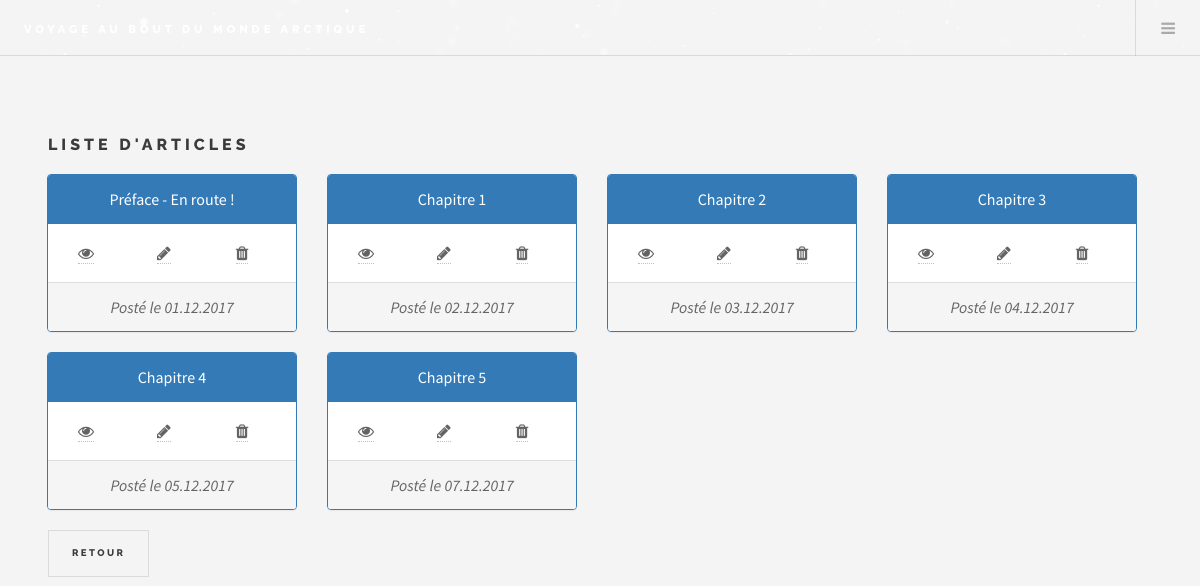
The page /index.php?backend=listPosts (signed in) on the database its author committed.
### tables this page shows
CREATE TABLE `posts` (
  `id` int(11) NOT NULL,
  `title` varchar(255) NOT NULL,
  `content` text NOT NULL,
  `post_date` datetime NOT NULL
);

### controllers/controller.php (called while the page is built, shortened)
<?php
function isConnect()
{
    return isset($_SESSION['administrateur']);
}
function backendListPosts()
{
    $postsManager = new PostManager();
    $posts = $postsManager->getPosts();
    require('views/backend/listPostsView.php');
}

### models/Manager.php (called while the page is built)
<?php
class Manager
{
    protected function dbConnect()
    {
        try {
            $db = new PDO('mysql:host=localhost;dbname=projet_3;charset=utf8','root','Commercy1411');
            return $db;
        } catch (\Exception $e) {
            die('Erreur :' . $e->getMessage());
        }
    }
}

### models/PostManager.php (called while the page is built, shortened)
<?php
class PostManager extends Manager
{
    private $db;
    public function __construct()
    {
        $this->db = $this->dbConnect();
    }
    public function getPosts()
    {
        $posts = [];
        $req = $this->db->query('SELECT id, title, content, DATE_FORMAT(post_date, \'%d.%m.%Y\')AS postDate FROM posts ORDER BY postDate');
        while ($data = $req->fetch(\PDO::FETCH_ASSOC)) {
            $posts[] = new Post($data);
        }
        return $posts;
    }
}

### models/Hydrating.php (called while the page is built, shortened)
<?php
abstract class Hydrating
{
    public function hydrate(array $data)
    {
        foreach ($data as $key => $value) {
            $method = 'set' . ucfirst($key);
        }
    }
}

### models/Post.php (called while the page is built, shortened)
<?php
class Post extends Hydrating
{
    private $id;
    private $title;
    private $postDate;
    public function getId()
    {
        return $this->id;
    }
    public function setId($id)
    {
        $id = (int) $id;
        if ($id > 0) {
            $this->id = $id;
        }
    }
    public function getTitle()
    {
        return $this->title;
    }
    public function setTitle($title)
    {
        $title = (string) $title;
        $this->title = $title;
    }
    public function setContent($content)
    {
        $content = (string) htmlspecialchars_decode($content);
    }
    public function getPostDate()
    {
        return $this->postDate;
    }
    public function setPostDate($date)
    {
        $date = (string) $date;
        $this->postDate = $date;
    }
}

### views/backend/listPostsView.php (the view, shortened to what this page needs)
<?php
include('views/template/headerBackend.php');
if(!isset($_SESSION['administrateur'])) {
    header('Location: index.php');
} else {
;?>
                <div id="main" style="width: auto;">
                    <div class="row">
                        <h1>Liste d'articles</h1>
                    </div>
                    <div class="row">
                        <?php foreach($posts as $post) { ;?>
                            <div class="col-lg-3 text-center">
                                <div class="panel panel-primary">
                                    <div class="panel-heading">
                                        <?= $post->getTitle(); ?>
                                    </div>
                                    <div class="panel-body">
                                        <div class="row">
                                            <div class="col-lg-4">
                                                <abbr title="Voir"><a href="index.php?frontend=post&amp;id=<?= $post->getId(); ?>"><i class="fa fa-eye"></i></a></abbr>
                                            </div>
                                            <div class="col-lg-4">
                                                <abbr title="Modifier"><a href="index.php?backend=editPost&amp;id=<?=$post->getId(); ?>"><i class="fa fa-pencil"></i></a></abbr>
                                            </div>
                                            <div class="col-lg-4">
                                                <abbr title="Supprimer"><a href="index.php?action=deletePost&amp;id=<?= $post->getId(); ?>" onclick="return(confirm('Êtes-vous sûr de vouloir supprimer l\'article ?'));"><i class="fa fa-trash"></i></a></abbr>
                                            </div>
                                        </div>
                                    </div>
                                    <div class="panel-footer">
                                        <em>Posté le <?= $post->getPostDate(); ?></em>
                                    </div>
                                </div>
                            </div>
                            <?php } ;?>
                    </div>
                    <a href="index.php?backend=backOfficeView" class="button">Retour</a>
                </div>
        </body>
    </html>
<?php } ;?>

### index.php (shortened to what this page needs)
<?php
require('controllers/controller.php');
    try {
        if(isset($_POST['connexion'])) {
            if(!empty($_POST['login']) && !empty($_POST['pass'])) {
                $_POST['login'] = htmlspecialchars($_POST['login']);
                $_POST['pass'] = htmlspecialchars($_POST['pass']);
                connexion($_POST['login'], $_POST['pass']);
            } else {
                throw new Exception('Tous les champs ne sont pas remplis.');
            }
        } elseif(isset($_GET['disconnect'])) {
            logout();
        } elseif(isset($_GET['backend'])) {
            if(isConnect()) {
                switch($_GET['backend']) {
                    case 'listPosts':
                        backendListPosts();
                        break;
                }
            } else {
                require('views/backend/connexion.php');
            }
        } else {
            $page = 1;
            listPosts($page);
        }
    } catch(Exception $e) {
        $errorMessage = $e->getMessage();
        require('views/errorView.php');
    }

### views/template/headerBackend.php (shortened to what this page needs)
<!DOCTYPE html>
<html>
    <head>
        <link rel="stylesheet" href="assets/css/main.css" />
        <link rel="stylesheet" href="public/css/main.css"/>
        <link href="public/css/panel.css" rel="stylesheet">
        <link href="public/css/style.css" rel="stylesheet"/>
        <link rel="stylesheet" href="public/css/snow.css"/>
    </head>
    <body>
    <div id="wrapper">
        <header id="header">
            <div class="snow">
                <div class="snow__layer">
                    <div class="snow__fall">
                    </div>
                </div>
            </div>
            <h1 style="color: #fff"><a href="#">Voyage au bout du monde arctique</a></h1>
            <nav class="main">
                <ul>
                    <li class="menu">
                        <a class="fa-bars" href="#menu">Menu</a>
                    </li>
                </ul>
            </nav>
        </header>

### public/css/panel.css (style rules this page uses)
.panel { margin-bottom: 20px; background-color: #fff; border: 1px solid transparent; border-radius: 4px; -webkit-box-shadow: 0 1px 1px rgba(0, 0, 0, .05); box-shadow: 0 1px 1px rgba(0, 0, 0, .05); }
.panel-body { padding: 15px; }
.panel-heading { padding: 10px 15px; border-bottom: 1px solid transparent; border-top-left-radius: 3px; border-top-right-radius: 3px; }
.panel-footer { padding: 10px 15px; background-color: #f5f5f5; border-top: 1px solid #ddd; border-bottom-right-radius: 3px; border-bottom-left-radius: 3px; }
.panel-primary { border-color: #337ab7; }
.panel-primary > .panel-heading { color: #fff; background-color: #337ab7; border-color: #337ab7; }
.col-xs-1, .col-sm-1, .col-md-1, .col-lg-1, .col-xs-2, .col-sm-2, .col-md-2, .col-lg-2, .col-xs-3, .col-sm-3, .col-md-3, .col-lg-3, .col-xs-4, .col-sm-4, .col-md-4, .col-lg-4, .col-xs-5, .col-sm-5, .col-md-5, .col-lg-5, .col-xs-6, .col-sm-6, .col-md-6, .col-lg-6, .col-xs-7, .col-sm-7, .col-md-7, .col-lg-7, .col-xs-8, .col-sm-8, .col-md-8, .col-lg-8, .col-xs-9, .col-sm-9, .col-md-9, .col-lg-9, .col-xs-10, .col-sm-10, .col-md-10, .col-lg-10, .col-xs-11, .col-sm-11, .col-md-11, .col-lg-11, .col-xs-12, .col-sm-12, .col-md-12, .col-lg-12 { position: relative; min-height: 1px; padding-right: 15px; padding-left: 15px; }
@media (min-width: 1200px) { .col-lg-1, .col-lg-2, .col-lg-3, .col-lg-4, .col-lg-5, .col-lg-6, .col-lg-7, .col-lg-8, .col-lg-9, .col-lg-10, .col-lg-11, .col-lg-12 { float: left; } }
@media (min-width: 1200px) { .col-lg-4 { width: 33.33333333%; } }
@media (min-width: 1200px) { .col-lg-3 { width: 25%; } }
.text-center { text-align: center; }

### public/css/style.css (style rules this page uses)
.text-center { text-align: center; }
body { margin: 0; }

### public/css/snow.css (style rules this page uses)
#header { background: url(../images/alaska_snow.jpg) center; background-size: cover; }
.snow { position: absolute; top: 0; left: 0; right: 0; bottom: 0; overflow: hidden; }
.snow__layer { position: absolute; left: -100px; right: -100px; -webkit-animation: wind 5s cubic-bezier(0.45, 0.05, 0.55, 0.95) infinite alternate; animation: wind 5s cubic-bezier(0.45, 0.05, 0.55, 0.95) infinite alternate; -webkit-perspective: 100px; perspective: 100px; -webkit-transform: translateX(-50px); -ms-transform: translateX(-50px); transform: translateX(-50px); }
.snow__fall { content: ''; position: absolute; top: 0; left: 0; right: 0; height: 2000px; background: url(../images/snow-light.png); -webkit-animation: fall 10s linear infinite; animation: fall 10s linear infinite; }
.snow__layer:nth-child(4) .snow__fall { -webkit-animation-duration: 5s; animation-duration: 5s; -webkit-transform: translateZ(50px); transform: translateZ(50px); -webkit-animation-name: falllight; animation-name: falllight; }

### rows shown on the page
posts: title "Préface - En route !", PostDate "01.12.2017"
posts: title "Chapitre 1", PostDate "02.12.2017"
posts: title "Chapitre 2", PostDate "03.12.2017"
posts: title "Chapitre 3", PostDate "04.12.2017"
posts: title "Chapitre 4", PostDate "05.12.2017"
posts: title "Chapitre 5", PostDate "07.12.2017"
